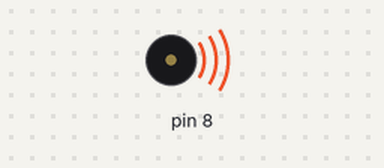
A sketch run on a simulated Arduino Uno, built with avr-gcc and run on an emulated ATmega328P. On the bench: buzzer (waves = sounding).

Above: at 1.5 s.
At 3.82 s:
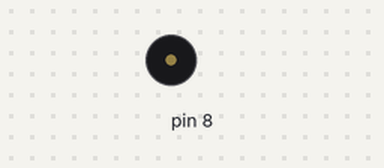
Timing chart, 0 to 4.5 s (numbered marks = the images above):
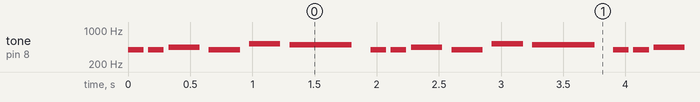

The sketch:

Proyecto_8.ino
```cpp
/*
  Derechos de autor © UNIT Electronics
  Este codigo se proporciona "tal cual", sin garantías de ningún tipo.
  Fecha de revisión: 25/07/24
*/
/********************************
 En este proyecto se programa melodía “Happy Birthday’’ en el Arduino UNO para que
salgan por medio de un buzzer
 ********************************/
void setup() {
  pinMode (8,OUTPUT);
}

void loop() {
  tone (8,392,125);
  delay(163);
  tone (8,392,125);
  delay(163);
  tone (8,440, 250);
  delay (325);
  tone (8,392, 250);
  delay (325);
  tone (8,523, 250);
  delay (325);
  tone (8,494,500);
  delay (650);
}
```

Measured:
- by itself, tone on pin 8: repeats every 2.0 s: silent 0.04 s, 392 Hz 0.13 s, silent 0.04 s, 440 Hz 0.25 s, silent 0.08 s, 392 Hz 0.25 s, silent 0.08 s, 523 Hz 0.25 s, silent 0.08 s, 494 Hz 0.50 s, silent 0.15 s, 392 Hz 0.13 s
